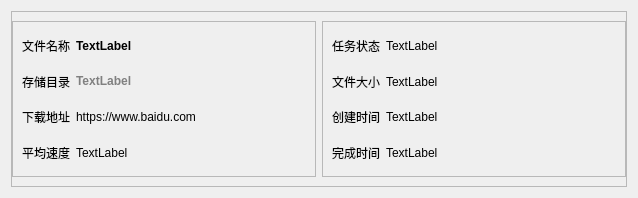
<?xml version="1.0" encoding="UTF-8"?>
<ui version="4.0">
 <class>Dialog</class>
 <widget class="QDialog" name="Dialog">
  <property name="geometry">
   <rect>
    <x>0</x>
    <y>0</y>
    <width>638</width>
    <height>198</height>
   </rect>
  </property>
  <property name="windowTitle">
   <string>Dialog</string>
  </property>
  <layout class="QHBoxLayout" name="horizontalLayout">
   <item>
    <widget class="QFrame" name="frame">
     <property name="frameShape">
      <enum>QFrame::StyledPanel</enum>
     </property>
     <property name="frameShadow">
      <enum>QFrame::Raised</enum>
     </property>
     <layout class="QHBoxLayout" name="horizontalLayout_2">
      <property name="leftMargin">
       <number>0</number>
      </property>
      <property name="rightMargin">
       <number>0</number>
      </property>
      <item>
       <widget class="QFrame" name="frame_2">
        <property name="frameShape">
         <enum>QFrame::StyledPanel</enum>
        </property>
        <property name="frameShadow">
         <enum>QFrame::Raised</enum>
        </property>
        <layout class="QGridLayout" name="gridLayout" columnstretch="0,20" columnminimumwidth="0,0">
         <item row="0" column="0">
          <widget class="QLabel" name="label_5">
           <property name="text">
            <string>文件名称</string>
           </property>
          </widget>
         </item>
         <item row="0" column="1">
          <widget class="TaskInfoLabel" name="label_13">
           <property name="styleSheet">
            <string notr="true">color: black;
font-weight:bold</string>
           </property>
           <property name="text">
            <string>TextLabel</string>
           </property>
           <property name="openExternalLinks">
            <bool>false</bool>
           </property>
           <property name="textInteractionFlags">
            <set>Qt::TextSelectableByMouse</set>
           </property>
          </widget>
         </item>
         <item row="1" column="0">
          <widget class="QLabel" name="label_6">
           <property name="text">
            <string>存储目录</string>
           </property>
          </widget>
         </item>
         <item row="1" column="1">
          <widget class="TaskInfoLabel" name="label_14">
           <property name="styleSheet">
            <string notr="true">QLabel{color: gray;font-weight:bold}
QLabel:hover{color: blue; font-weight:bold}</string>
           </property>
           <property name="text">
            <string>TextLabel</string>
           </property>
           <property name="textInteractionFlags">
            <set>Qt::TextSelectableByMouse</set>
           </property>
          </widget>
         </item>
         <item row="2" column="0">
          <widget class="QLabel" name="label_7">
           <property name="text">
            <string>下载地址</string>
           </property>
          </widget>
         </item>
         <item row="2" column="1">
          <widget class="TaskInfoLabel" name="label_15">
           <property name="text">
            <string>https://www.baidu.com</string>
           </property>
           <property name="openExternalLinks">
            <bool>false</bool>
           </property>
           <property name="textInteractionFlags">
            <set>Qt::TextSelectableByMouse</set>
           </property>
          </widget>
         </item>
         <item row="3" column="0">
          <widget class="QLabel" name="label_12">
           <property name="text">
            <string>平均速度</string>
           </property>
          </widget>
         </item>
         <item row="3" column="1">
          <widget class="QLabel" name="label_16">
           <property name="text">
            <string>TextLabel</string>
           </property>
          </widget>
         </item>
        </layout>
       </widget>
      </item>
      <item>
       <widget class="QFrame" name="frame_3">
        <property name="frameShape">
         <enum>QFrame::StyledPanel</enum>
        </property>
        <property name="frameShadow">
         <enum>QFrame::Raised</enum>
        </property>
        <layout class="QGridLayout" name="gridLayout_2" columnstretch="0,20">
         <item row="0" column="0">
          <widget class="QLabel" name="label_8">
           <property name="text">
            <string>任务状态</string>
           </property>
          </widget>
         </item>
         <item row="0" column="1">
          <widget class="QLabel" name="label_17">
           <property name="text">
            <string>TextLabel</string>
           </property>
           <property name="textInteractionFlags">
            <set>Qt::NoTextInteraction</set>
           </property>
          </widget>
         </item>
         <item row="1" column="0">
          <widget class="QLabel" name="label_9">
           <property name="text">
            <string>文件大小</string>
           </property>
          </widget>
         </item>
         <item row="1" column="1">
          <widget class="QLabel" name="label_18">
           <property name="text">
            <string>TextLabel</string>
           </property>
           <property name="textInteractionFlags">
            <set>Qt::LinksAccessibleByMouse</set>
           </property>
          </widget>
         </item>
         <item row="2" column="0">
          <widget class="QLabel" name="label_10">
           <property name="text">
            <string>创建时间</string>
           </property>
          </widget>
         </item>
         <item row="2" column="1">
          <widget class="QLabel" name="label_19">
           <property name="text">
            <string>TextLabel</string>
           </property>
           <property name="textInteractionFlags">
            <set>Qt::LinksAccessibleByMouse</set>
           </property>
          </widget>
         </item>
         <item row="3" column="0">
          <widget class="QLabel" name="label_11">
           <property name="text">
            <string>完成时间</string>
           </property>
          </widget>
         </item>
         <item row="3" column="1">
          <widget class="QLabel" name="label_20">
           <property name="text">
            <string>TextLabel</string>
           </property>
           <property name="textInteractionFlags">
            <set>Qt::LinksAccessibleByMouse</set>
           </property>
          </widget>
         </item>
        </layout>
       </widget>
      </item>
     </layout>
    </widget>
   </item>
  </layout>
 </widget>
 <customwidgets>
  <customwidget>
   <class>TaskInfoLabel</class>
   <extends>QLabel</extends>
   <header location="global">customwidgets</header>
  </customwidget>
 </customwidgets>
 <resources/>
 <connections/>
</ui>
